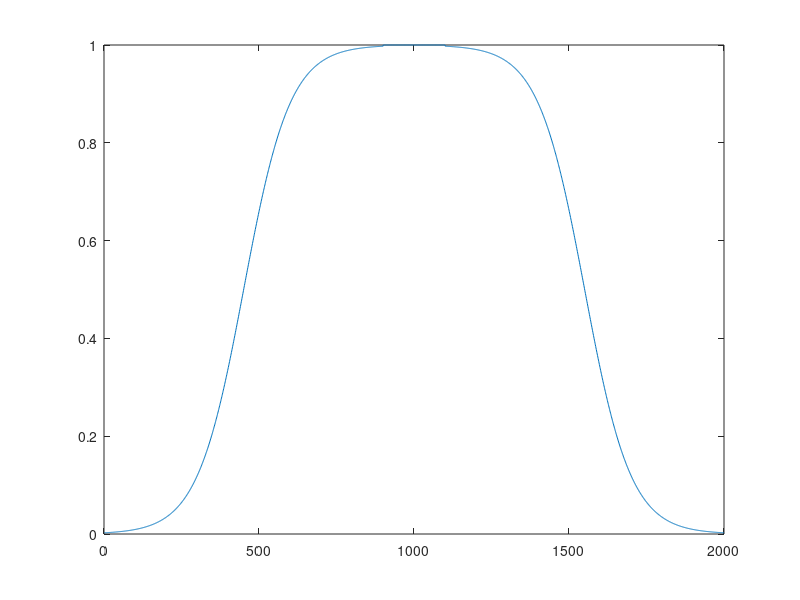

This chart was generated by the following MATLAB code:
%%%%%%%%%%%%%%%%%%%%%%%%%%%%%%%%%%%%%%%%%%%%%%%%%%%%%%%%%%%%%%%%%%%%%%%%%%%
%   Torus Speed Control
%       Defines a speed profile for the torus task in the human PNI project
%       Author: Kevin O'Neill
%       Date: 2015/03/22
%%%%%%%%%%%%%%%%%%%%%%%%%%%%%%%%%%%%%%%%%%%%%%%%%%%%%%%%%%%%%%%%%%%%%%%%%%%

%                          Plateau
%                     ________________
%                    /                \
%          Rise     /                  \    Fall
%                  /                    \
%   ______________/                      \________________________
%
%
%


%% Speed Profile Variables

plateauLength = 200;    % [miliseconds] Length of plateau
riseLength    = 900;    % [miliseconds] Length of rising section
fallLength    = 900;    % [miliseconds] Length of falling section
time          = 1:2000; % [miliseconds] Total Time

%%% (plateauLength + riseLength + fallLength) <= length(time) %%%

maxSpeed      = 1;      % [arbitrary] Maximum Speed of function

%% Sigmoid Function Creation

tRise = linspace(-6,6,riseLength); % Convert time to something easier for the math to compute.
SRise = 1./(1+exp(-tRise));
SRise = SRise.*maxSpeed;

tFall = linspace(-6,6,fallLength); % Convert time to something easier for the math to compute.
SFall = 1./(1+exp(-tFall));
SFall = fliplr(SFall).*maxSpeed;

tPlat = 1:plateauLength;
SPlat = ones(1,length(tPlat)) .* maxSpeed;

%% Combine Functions

timeLeft = length(time) - plateauLength - riseLength - fallLength;

tBase1 = zeros(1, floor(timeLeft/2));
tBase2 = zeros(1, floor(timeLeft/2));

SFinal = [tBase1(:); SRise(:); SPlat(:); SFall(:); tBase2(:)];

plot(SFinal)

% EOF